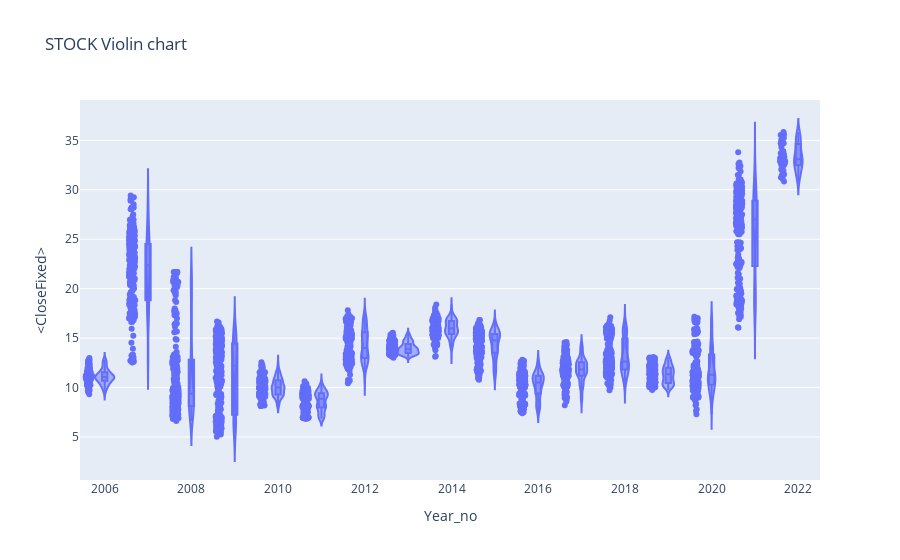

Write notebook code for a chart like this one.
### Code cell
#px.violin(df_tips, y="tip", x="smoker", color="sex", box=True, points="all",
#          hover_data=df_tips.columns)

fig = go.Figure()
px.violin(df,x='Year_no',y='<CloseFixed>',box =True, points='all',
         hover_data=df.columns, title = 'STOCK Violin chart')

### Figure 1 — Plotly figure (JSON) as saved in the notebook; plotly's stock layout.template omitted (floating-point values rounded to 4 significant figures; data arrays with more than 128 entries replaced by an {"elided": "..."} marker saying what was removed)
{"data": [{"alignmentgroup": "True", "box": {"visible": true}, "customdata": {"elided": "3913x3 mixed values"}, "hovertemplate": "Year_no=%{x}<br><CloseFixed>=%{y}<br>datetime=%{customdata[0]}<br><Volume>=%{customdata[1]}<br>Period=%{customdata[2]}<extra></extra>", "legendgroup": "", "marker": {"color": "#636efa"}, "name": "", "offsetgroup": "", "orientation": "v", "points": "all", "scalegroup": "True", "showlegend": false, "type": "violin", "x": {"elided": "3913 int values"}, "x0": " ", "xaxis": "x", "y": {"elided": "3913 float values"}, "y0": " ", "yaxis": "y"}], "layout": {"legend": {"tracegroupgap": 0}, "title": {"text": "STOCK Violin chart"}, "violinmode": "group", "xaxis": {"anchor": "y", "domain": [0, 1], "title": {"text": "Year_no"}}, "yaxis": {"anchor": "x", "domain": [0, 1], "title": {"text": "<CloseFixed>"}}}}
